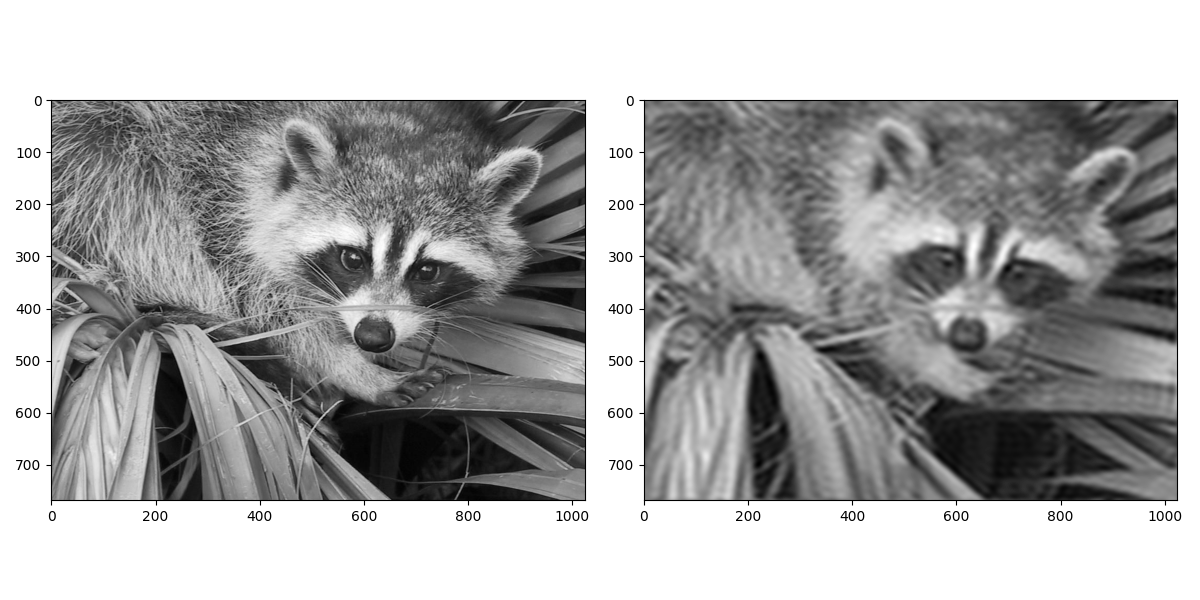

Python code for this plot:
from scipy import misc
import numpy as np
import matplotlib.pyplot as plt

# imagine
X = misc.face(gray=True)

# transf fourier
Y = np.fft.fft2(X)
Y_shifted = np.fft.fftshift(Y)  # mutam frecv joase la mijloc pt masca

# dim pt imagine si centru
rows, cols = X.shape
center_row, center_col = rows // 2, cols // 2

# prag taiere
freq_cutoff = 40

# pastrez frecv joase
mask = np.zeros_like(Y_shifted)
mask[center_row - freq_cutoff:center_row + freq_cutoff,
     center_col - freq_cutoff:center_col + freq_cutoff] = 1

# aplicam masca pe fourier
Y_compressed = Y_shifted * mask

# inv fourier -> imag comprimata
Y_compressed_shifted_back = np.fft.ifftshift(Y_compressed)
X_compressed = np.fft.ifft2(Y_compressed_shifted_back) 
X_compressed = np.real(X_compressed)

fig, ax = plt.subplots(1, 2, figsize=(12, 6))

ax[0].imshow(X, cmap=plt.cm.gray)
ax[1].imshow(X_compressed, cmap=plt.cm.gray)

fig.tight_layout()
fig.show()
fig.savefig("ex2.png")


